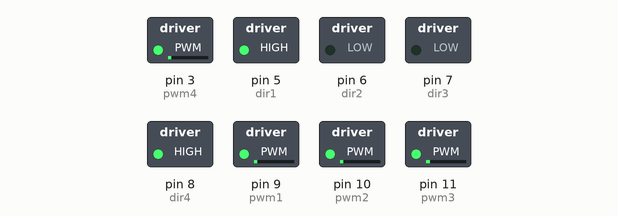
This sketch was run on a simulated Arduino Uno, built with avr-gcc and run on an emulated ATmega328P. On the bench: switched loads named in the sketch (green lamp = pin HIGH).

Above: at 0.1 s.
Timing chart, 0 to 1.6 s (numbered marks = the images above):
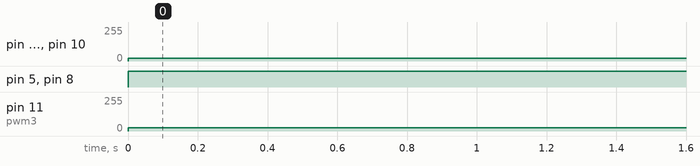

Measured:
- by itself, pin 3 (pwm4), pin 9 (pwm1), pin 10 (pwm2): 0/255 → 20/255 at 0.00 s
- by itself, pin 5 (dir1), pin 8 (dir4): LOW → HIGH at 0.00 s
- by itself, pin 11 (pwm3): 0/255 → 25/255 at 0.00 s

The sketch:

macDrive1.ino
```cpp
//motor 1
#define pwm1 9
#define dir1 5

// motor 2
#define pwm2 10
#define dir2 6

// motor 3 rpm=750
#define pwm3 11
#define dir3 7

  //motor 4
#define pwm4 3
#define dir4 8


void setup() {
  // put your setup code here, to run once:
pinMode(dir1, OUTPUT);
pinMode(pwm1, OUTPUT);

pinMode(dir2, OUTPUT);
pinMode(pwm2, OUTPUT);

pinMode(dir3, OUTPUT);
pinMode(pwm3, OUTPUT);

pinMode(dir4, OUTPUT);
pinMode(pwm4, OUTPUT);
}

void loop() {
//motor1
 analogWrite(pwm1,20);
 digitalWrite(dir1,HIGH);   //forward
// digitalWrite(dir1, LOW);  //backward

//motor2
 analogWrite(pwm2,20);
// digitalWrite(dir2+,HIGH);   //forward
 digitalWrite(dir2, LOW);  //backward

//motor3
 analogWrite(pwm3,25);
// digitalWrite(dir3,HIGH);   //forward
 digitalWrite(dir3, LOW);  //backward

//motor4
 analogWrite(pwm4,20);
 digitalWrite(dir4,HIGH);   //forward
// digitalWrite(dir4, LOW);  //backward

}
```
